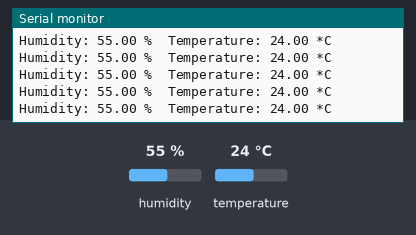
The sketch below on a simulated Arduino Uno, built with avr-gcc and run on an emulated ATmega328P. Shown: the last lines printed to the serial monitor. The test bench sets the inputs (shaded band); at power-on: humidity 55 %, temperature 24 °C.

Above: at 2.8 s.
2.9 s: humidity set to 22 %
At 4.27 s:
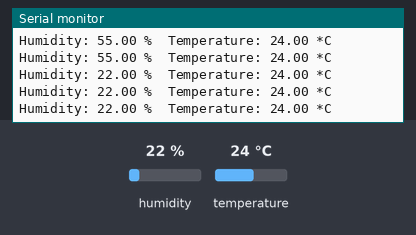
8.9 s: temperature set to 12 °C
At 10.41 s:
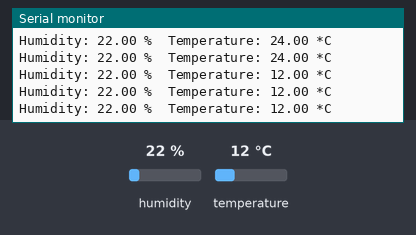
14.9 s: humidity set to 40 %
At 16.55 s:
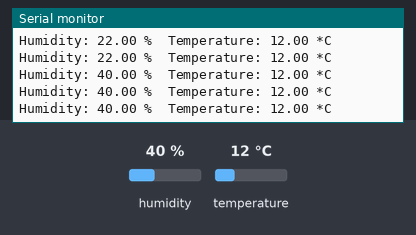
Timing chart, 0 to 18.1 s (numbered marks = the images above; inputs shaded):
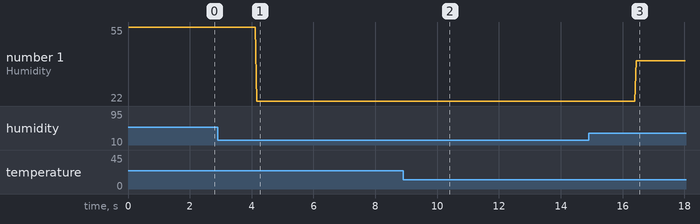

Measured:
- after the input at 2.9 s, the serial monitor: prints a new line after 1.3 s (image 1)
- after the input at 8.9 s, the serial monitor: prints a new line after 1.4 s (image 2)
- after the input at 14.9 s, the serial monitor: prints a new line after 1.5 s (image 3)
- plotted number 1: 55 → 22 after the input at 2.9 s, 22 → 40 after the input at 14.9 s

The sketch:

modulo-humidade-temp.ino.ino
```cpp
/*
Modulo de temperatura e humidade
VCC - 5v
GND
S - Digital PWM 2
*/

#include "DHT.h"

#define DHTPIN 2

#define DHTTYPE DHT11

DHT dht(DHTPIN, DHTTYPE);

void setup(){

  Serial.begin(9600);

  Serial.println("DHT11 Output!");

  dht.begin();

}

void loop(){

  float h = dht.readHumidity();

  float t = dht.readTemperature();

  if(isnan(t) || isnan(h)){

    Serial.println("Failed to read DHT11");

  }else{

    Serial.print("Humidity: ");

    Serial.print(h);

    Serial.print(" %\t");

    Serial.print("Temperature: ");

    Serial.print(t);

    Serial.println(" *C");

  }

}
```
